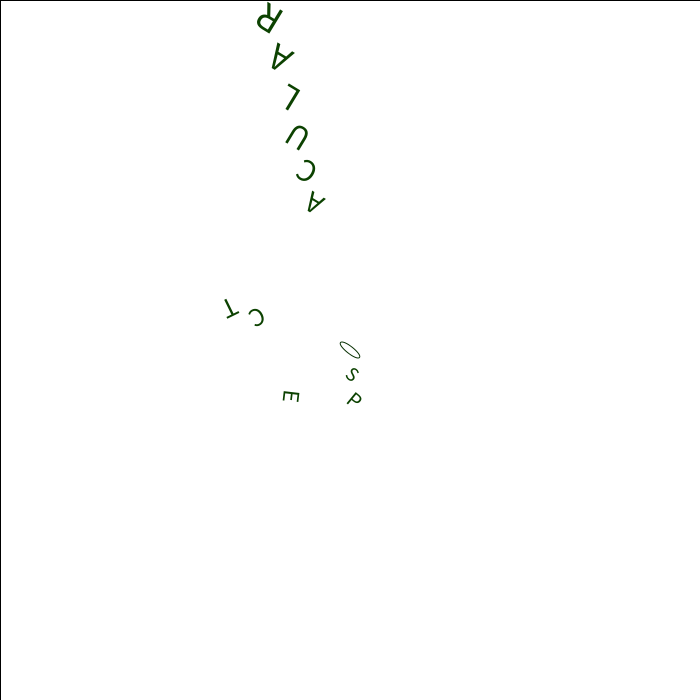
Frame 1 (no input)
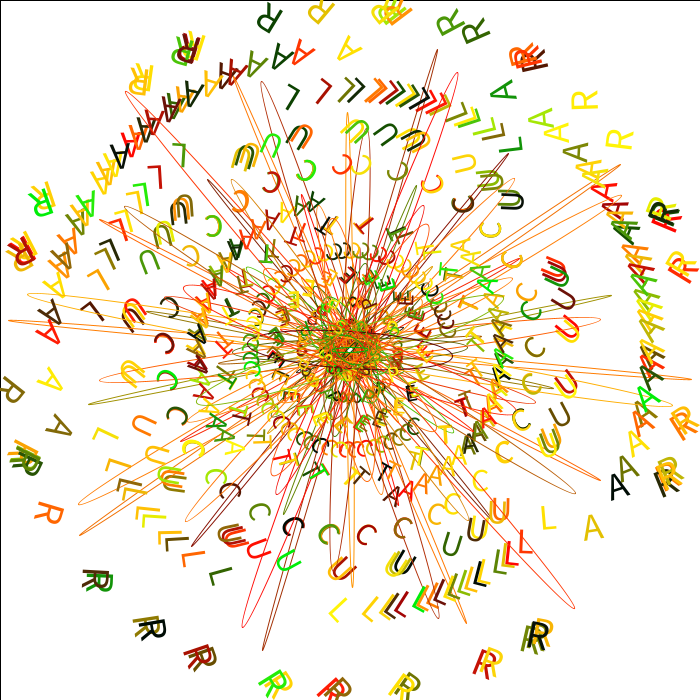
Frame 60 (the mouse pressed at the canvas centre just before this capture)
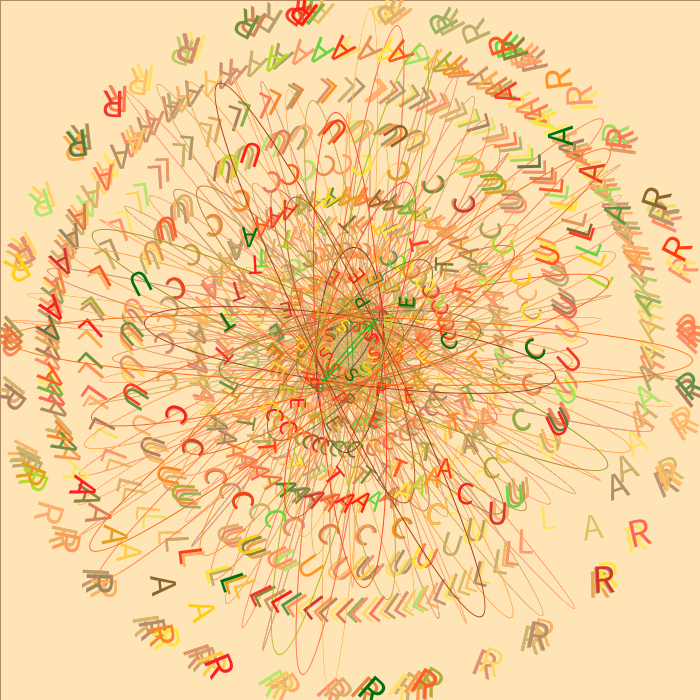
Frame 120 (the mouse held since frame 60 and released just before this capture)

The Processing sketch that drew these frames (run headless with seeded random() and noise(); from frame 60 on, the mouse is pressed at the canvas centre):

// Processing sketch: processing_143398
// ── processing_143398.pde

float pos1 = map(sin(0.05), 0., 1., 0, 350);
float pos2 = map(sin(0.1), 0., 1., 0, 350);
float pos3 = map(sin(0.15), 0., 1., 0, 350);
float pos4 = map(sin(0.2), 0., 1., 0, 350);
float pos5 = map(sin(0.26), 0., 1., 0, 350);
float pos6 = map(sin(0.31), 0., 1., 0, 350);
float pos7 = map(sin(0.38), 0., 1., 0, 350);
float pos8 = map(sin(0.46), 0., 1., 0, 350);
float pos9 = map(sin(0.55), 0., 1., 0, 350);
float pos10 = map(sin(0.65), 0., 1., 0, 350);
float pos11 = map(sin(0.76), 0., 1., 0, 350);
float pos12 = map(sin(0.9), 0., 1., 0, 350);
float x =-5;
float y = 5;
 
void setup() {
  frameRate(60);
  size(700, 700);
}
 
void draw() {
  if (mousePressed) {
    fill(255, 200, 150, 5);
  }
  else {
     
  }
  rect(0, 0, 700, 700);
  noFill();
  noStroke();
 
  pushMatrix();
  translate(width*0.5, height*0.5);
  rotate(frameCount / 50.0);
 
  s(20, pos1, pos1);
  p(22, pos2, pos2);
  e(24, pos3, pos3);
  c1(26, pos4, pos4);
  t(28, pos5, pos5);
  a1(30, pos6, pos6);
  c2(32, pos7, pos7);
  u(34, pos8, pos8);
  l(36, pos9, pos9);
  a2(38, pos10, pos10);
  r(40, pos11, pos11);
 
  popMatrix();
}
 
 
 
 
 
void s(float textsize, float xloc, float yloc) {
  x = x+30;
  if (x >= 700) {
    y = y+10;
    x = -5;
  }
  if (y >= 700) {
    y = 5;
  }
  fill(x/random(3), random(255), y/3);
  stroke(x/random(4), random(200), y/3);
  rotate(frameCount / 1.5);
  textSize(textsize);
  textAlign(CENTER, CENTER);
  textLeading(40);
  text("S", xloc, yloc);
  noFill();
 
  strokeWeight(1);
  ellipse(0, 0, x, y*1.5);
  noStroke();
}
 
void p(float textsize, float xloc, float yloc) {
  rotate(frameCount / 2);
  textSize(textsize);
  textAlign(CENTER, CENTER);
  textLeading(40);
  text("P", xloc, yloc);
   
}
 
void e(float textsize, float xloc, float yloc) {
  rotate(frameCount / 1);
  textSize(textsize);
  textAlign(CENTER, CENTER);
  textLeading(40);
  text("E", xloc, yloc);
}
 
void c1(float textsize, float xloc, float yloc) {
  rotate(frameCount / 1);
  textSize(textsize);
  textAlign(CENTER, CENTER);
  textLeading(40);
  text("C", xloc, yloc);
}
 
void t(float textsize, float xloc, float yloc) {
  rotate(frameCount / 2);
  textSize(textsize);
  textAlign(CENTER, CENTER);
  textLeading(40);
  text("T", xloc, yloc);
}
 
void a1(float textsize, float xloc, float yloc) {
  rotate(frameCount / 1);
  textSize(textsize);
  textAlign(CENTER, CENTER);
  textLeading(40);
  text("A", xloc, yloc);
}
 
void c2(float textsize, float xloc, float yloc) {
  rotate(frameCount / 3);
  textSize(textsize);
  textAlign(CENTER, CENTER);
  textLeading(40);
  text("C", xloc, yloc);
}
 
void u(float textsize, float xloc, float yloc) {
  rotate(frameCount / 2);
  textSize(textsize);
  textAlign(CENTER, CENTER);
  textLeading(40);
  text("U", xloc, yloc);
}
 
void l(float textsize, float xloc, float yloc) {
  rotate(frameCount / 4);
  textSize(textsize);
  textAlign(CENTER, CENTER);
  textLeading(40);
  text("L", xloc, yloc);
}
 
void a2(float textsize, float xloc, float yloc) {
  rotate(frameCount / 2);
  textSize(textsize);
  textAlign(CENTER, CENTER);
  textLeading(40);
  text("A", xloc, yloc);
}
 
void r(float textsize, float xloc, float yloc) {
  rotate(frameCount / 3);
  textSize(textsize);
  textAlign(CENTER, CENTER);
  textLeading(40);
  text("R", xloc, yloc);
}
